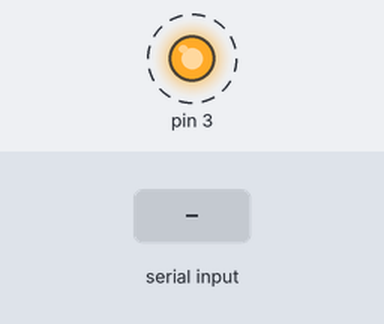
This sketch was run on a simulated Arduino Uno, built with avr-gcc and run on an emulated ATmega328P. On the bench: output pins drawn as LEDs (lit = HIGH). Dashed ring = blinking. The inputs (shaded band) are chosen by the test bench.

Above: at 1.28 s.
1.3 s: byte 90 received over Serial
At 2.62 s:
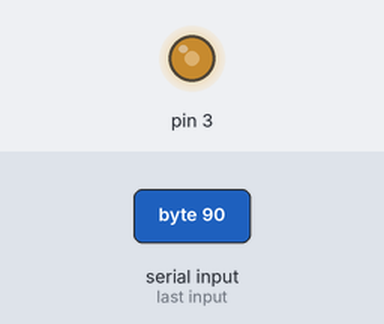
4.3 s: byte 30 received over Serial
At 5.5 s:
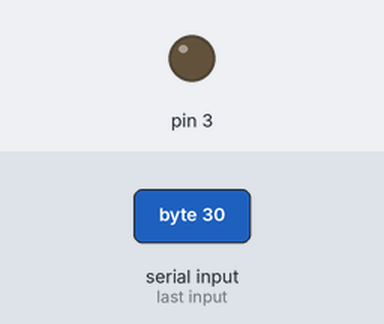
Timing chart, 0 to 67.6 s (numbered marks = the images above; inputs shaded):
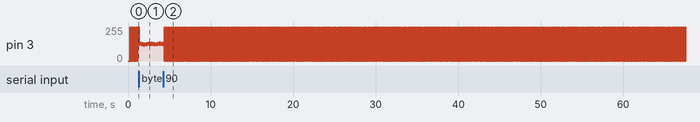

The sketch:

SquareWave.ino
```cpp
// Bit-bang style square wave generator.
// Alex Mazursky
// July, 2018
// This script uses state machine logic to avoid using delay().

// Creates a class for the waveform
class Square
{
  // Class Member Variables
  // These are initialized at startup
  int signalPin;
  float PulseWidth;
  float PulseOff;
  float freq = 5;
  float duty = 50;

  // These maintain the current state
  int signalState;
  unsigned long previousMillis; // will store last time Signal was updated

  // Constructor - creates a Square
  // and initializes the member variables and state
  public:
  Square(int pin)
  {
  signalPin = pin;
  pinMode(signalPin, OUTPUT);

  signalState = HIGH;
  previousMillis = 0;
  }

  // Update function
  void Update()
  {// Read Frequency from Serial
  if (Serial.available())
  // If data is available to read,
  freq = Serial.read(); // read it and store it in freq
  PulseWidth = ((duty/100)/freq)*1000; // Convert freq to a time value for the ON signal
  PulseOff = (1/freq)*1000 - PulseWidth; // Convert freq to a time value for the OFF signal
  // Check current time
  unsigned long currentMillis = millis();

  // Is it time to turn OFF?
  if((signalState == HIGH) && (currentMillis - previousMillis >= PulseWidth))
  {
    signalState = LOW;  // Turn it off
    previousMillis = currentMillis;  // Remember the time
    digitalWrite(signalPin, signalState);  // Update the actual Signal
  }

  // or... Is it time to turn ON?
  else if ((signalState == LOW) && (currentMillis - previousMillis >= PulseOff))
  {
    signalState = HIGH;  // turn it on
    previousMillis = currentMillis;   // Remember the time
    digitalWrite(signalPin, signalState);    // Update the actual Signal
  }
 }
};

// Make Square Wave Object
Square sqsignal(3); // at PIN 3

void setup(){
  Serial.begin(9600); // Don't change!
}

void loop(){
  sqsignal.Update(); // Merely loops through updating the signal!
}
```

Measured:
- by itself, pin 3: repeats every 0.03 s: 0/255 0.02 s, 255/255 0.02 s
